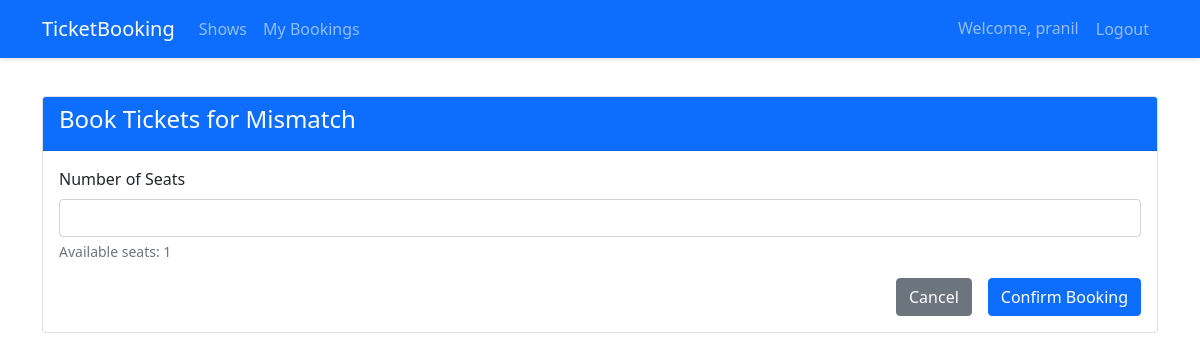
The page /shows/7/book/ (signed in) on the database its author committed.
### accounts/models.py (models this page shows, shortened)
class CustomUser(AbstractUser):
    is_admin = models.BooleanField(default=False)
    phone_number = models.CharField(max_length=15, blank=True)

### tickets/models.py (models this page shows, shortened)
class Show(models.Model):
    title = models.CharField(max_length=200)
    description = models.TextField()
    date = models.DateTimeField()
    duration = models.DurationField()
    venue = models.CharField(max_length=200)
    total_seats = models.PositiveIntegerField()
    price_per_seat = models.DecimalField(max_digits=6, decimal_places=2)
    created_at = models.DateTimeField(auto_now_add=True)
    updated_at = models.DateTimeField(auto_now=True)
    def available_seats(self):
        booked_seats = self.booking_set.aggregate(models.Sum('number_of_seats'))['number_of_seats__sum'] or 0
        return self.total_seats - booked_seats

### tickets/views.py (the view, shortened to what this page needs)
# urls.py: path('<int:pk>/book/', views.BookShowView.as_view(), name='book_show'),
class BookShowView(LoginRequiredMixin, CreateView):
    model = Booking
    fields = ['number_of_seats']
    template_name = 'tickets/book_show.html'
    def get_context_data(self, **kwargs):
        context = super().get_context_data(**kwargs)
        context['show'] = get_object_or_404(Show, pk=self.kwargs['pk'])
        return context

### tickets/templates/tickets/book_show.html (shortened to what this page needs)
{% extends 'base.html' %}
{% block content %}
<div class="card">
    <div class="card-header bg-primary text-white">
        <h4>Book Tickets for {{ show.title }}</h4>
    </div>
    <div class="card-body">
        <form method="post">
            <div class="mb-3">
                <label for="number_of_seats" class="form-label">Number of Seats</label>
                <input type="number" class="form-control" id="number_of_seats" name="number_of_seats"
                       min="1" max="{{ show.available_seats }}" required>
                <div class="form-text">Available seats: {{ show.available_seats }}</div>
            </div>
            <div class="d-grid gap-2 d-md-flex justify-content-md-end">
                <a href="{% url 'show_detail' show.pk %}" class="btn btn-secondary me-md-2">Cancel</a>
                <button type="submit" class="btn btn-primary">Confirm Booking</button>
            </div>
        </form>
    </div>
</div>
{% endblock %}

### tickets/templates/base.html (shortened to what this page needs)
<!DOCTYPE html>
{% load static %}
<html lang="en">
<head>
    <link href="https://cdn.jsdelivr.net/npm/bootstrap@5.1.3/dist/css/bootstrap.min.css" rel="stylesheet">
</head>
<body>
    <nav class="navbar navbar-expand-lg navbar-dark bg-primary fixed-top">
        <div class="container">
            <a class="navbar-brand" href="{% url 'home' %}">TicketBooking</a>
            <div class="collapse navbar-collapse">
                <ul class="navbar-nav me-auto">
                    <li class="nav-item">
                        <a class="nav-link" href="{% url 'tickets:show_list' %}">Shows</a>
                    </li>
                    {% if user.is_authenticated %}
                        <li class="nav-item">
                            <a class="nav-link" href="{% url 'tickets:booking_history' %}">My Bookings</a>
                        </li>
                    {% endif %}
                </ul>
                <ul class="navbar-nav">
                    {% if user.is_authenticated %}
                        <li class="nav-item">
                            <span class="nav-link">Welcome, {{ user.username }}</span>
                        </li>
                        <li class="nav-item">
                            <form action="{% url 'accounts:logout' %}" method="post" class="d-inline">
                                <button type="submit" class="nav-link btn btn-link">Logout</button>
                            </form>
                        </li>
                    {% endif %}
                </ul>
            </div>
        </div>
    </nav>
    <div class="container mt-4 pt-3">
        {% block content %}{% endblock %}
    </div>
</body>
</html>

### tickets/templates/base.html (style rules this page uses)
body { padding-top: 56px; }
.navbar { box-shadow: 0 2px 4px rgba(0,0,0,.1); }
.card { margin-bottom: 20px; transition: transform 0.2s; }

### rows shown on the page
CustomUser: username "pranil"
Show: title "Mismatch", available_seats "1"
